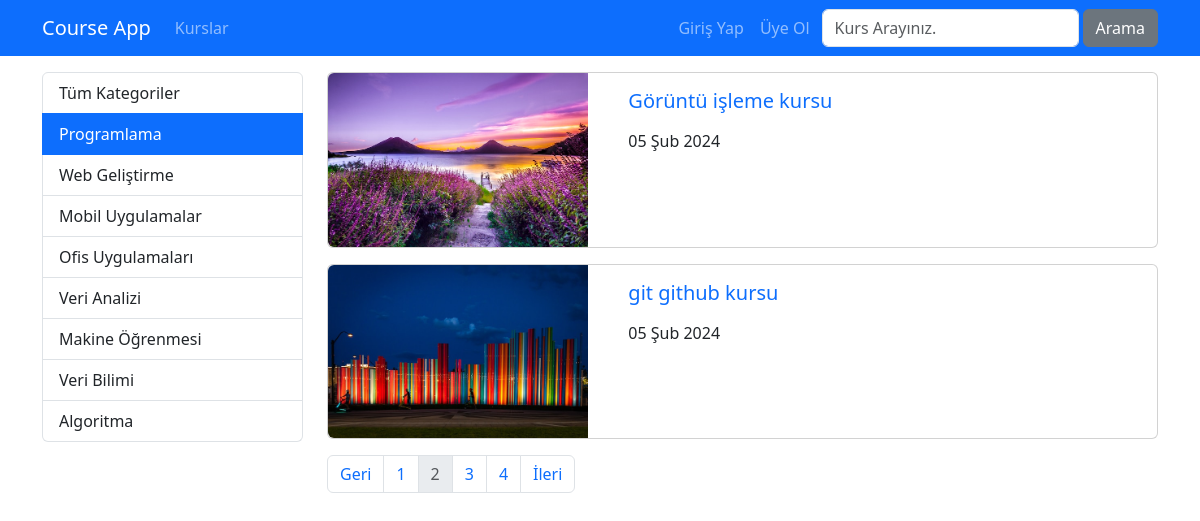
The page /kategori/programlama?page=2 on the database its author committed.
### courses/models.py (models this page shows, shortened)
class Category(models.Model):
    name = models.CharField(max_length=40)
    slug = models.SlugField(default="", null=False, unique=True, db_index=True, max_length=50)

class Course(models.Model):
    title = models.CharField(max_length=50)
    subtitle = models.CharField(max_length=100, default="")
    description = RichTextField()
    image = models.ImageField(upload_to="images", default="")
    date = models.DateField(auto_now=True)
    isActive = models.BooleanField(default=False)
    isHome = models.BooleanField(default=False)
    slug = models.SlugField(default="", blank=True, null=False, unique=True, db_index=True)
    categories = models.ManyToManyField(Category)

### courses/views.py (the view)
# urls.py: path('kategori/<slug:slug>', getCoursesByCategory, name='courses_by_category'), # link alanina tanimlananlardan farkli bir deger girilirse burada bulunan dinamik alan calisir. Bu satir hep en asagida 
def getCoursesByCategory(request, slug):
    kurslar = Course.objects.filter(categories__slug=slug, isActive=True).order_by("date") # tarihe gore siralamasini soyledik.
    kategoriler = Category.objects.all()
    paginator = Paginator(kurslar, 2) # her sayfada 2 adet kurs olsun
    page = request.GET.get("page", 1) # varsayilan olarak ilk sayfayi al
    page_obj = paginator.page(page) # page sayfasindaki urun bilgilerini getir. # get_page yerine page de kullanabilirsin.
    context = dict(
        categories = kategoriler,
        page_obj = page_obj,
        seciliKategori = slug,
    )
    return render(request, 'courses/list.html', context)

### courses/templates/courses/list.html (shortened to what this page needs)
{% extends 'layout.html' %}
{% load static %}
{% block css_files %}
    <link rel="stylesheet" href="{% static 'courses/css/style.css' %}">
{% endblock %}
{% block content %}
    <div class="container mt-3">
        <div class="row">
            <div class="col-3">
                {% include 'courses/partials/_categories.html' %}
            </div>
            <div class="col-9">
                {% for course in page_obj.object_list %}
                    {% if course.isActive %}
                        {% include 'courses/partials/_course.html' %}
                    {% endif %}
                {% endfor %}
                {% include "courses/partials/_pagination.html" %}
            </div>
        </div>
    </div>
{% endblock content %}

### courses/templates/courses/partials/_categories.html
<div class="list-group">
    <a href="/kurs" class="list-group-item list-group-item-action">Tüm Kategoriler</a>
    {% for category in categories %}
        <a href="{% url 'courses_by_category' category.slug %}" class="list-group-item list-group-item-action {% if seciliKategori == category.slug %}active{% endif %}">{{ category.name|title }}</a>
    {% endfor %}
</div>

### courses/templates/courses/partials/_course.html (shortened to what this page needs)
{% load static %}
<div class="card mb-3">
    <div class="row">
        <div class="col-4">
            <img class="img-fluid rounded-start" src="{{ course.image.url}}" alt="{{ course.title }}">
        </div>
        <div class="col-8">
            <div class="card-body">
                <h5 class="card-title">
                    <a href="{% url 'course_details' course.slug %}" style="text-decoration:none">
                        {{ course.title }}
                    </a>
                </h5>
                <p>{{ course.date|date:'SHORT_DATE_FORMAT' }}</p>
            </div>
        </div>
    </div>
</div>

### rows shown on the page
Category: name "Programlama"
Category: name "Web Geliştirme"
Category: name "Mobil Uygulamalar"
Category: name "Ofis Uygulamaları"
Category: name "Veri Analizi"
Category: name "Makine Öğrenmesi"
Category: name "Veri Bilimi"
Category: name "Algoritma"
Course: image (picture), title "Görüntü işleme kursu", date "05 Şub 2024"
Course: image (picture), title "git github kursu", date "05 Şub 2024"

### other values the page prints
{{ i }} "1" "3" "4"
{{ i }} "2"
